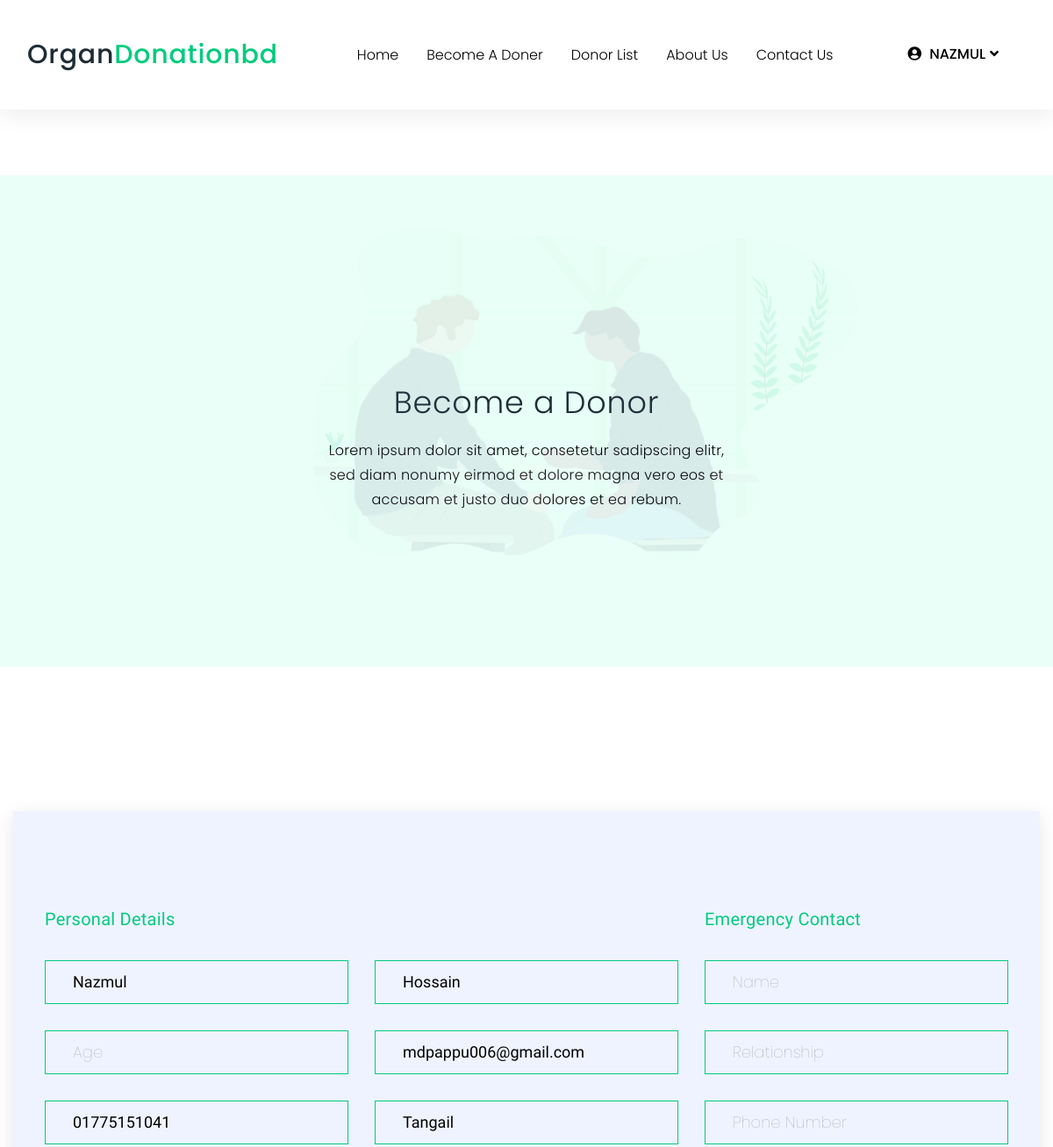
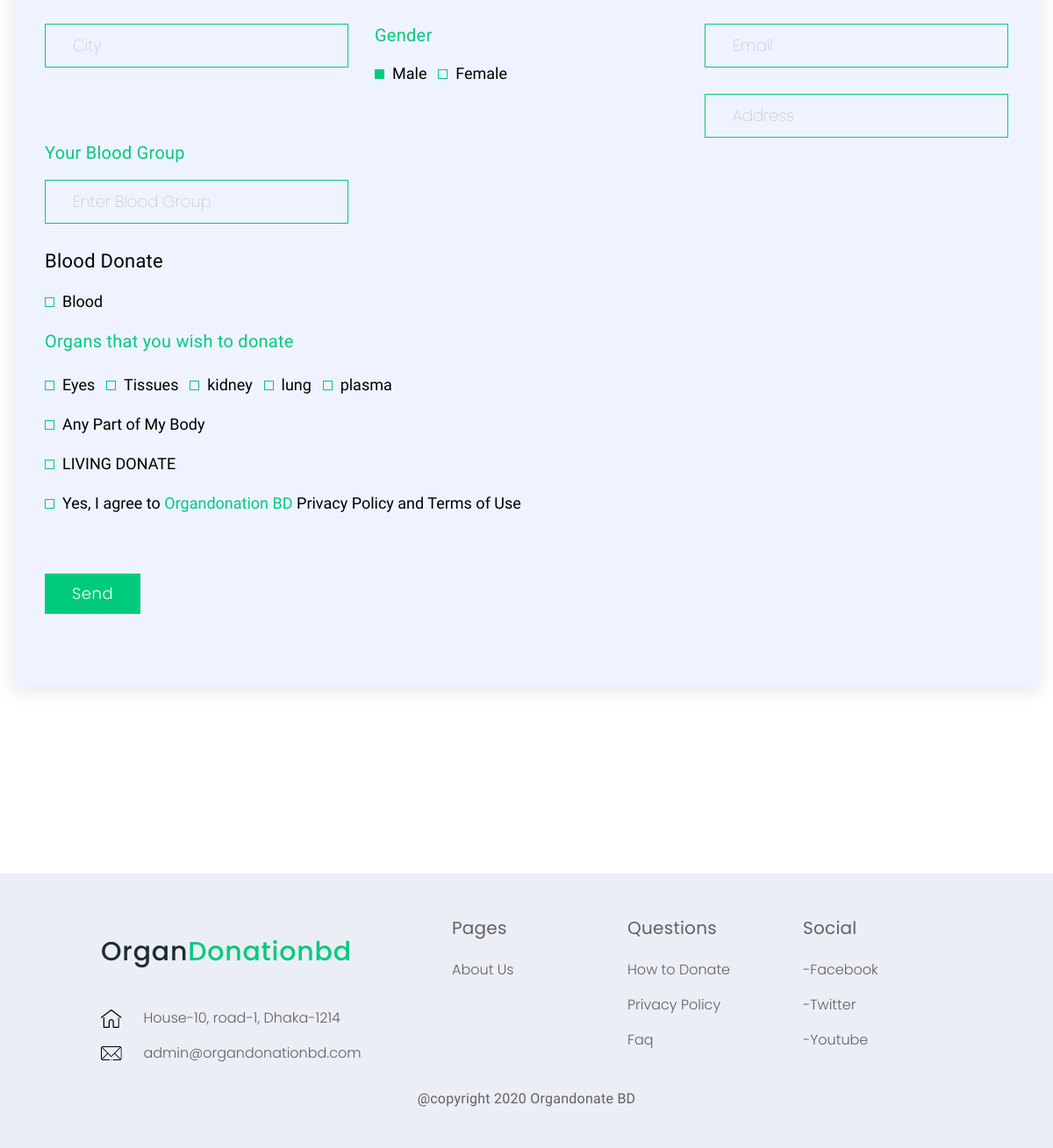
Screenshot of /doner.php (signed in) with the database file from the repository (2 pictures, top to bottom).
### tables this page shows
CREATE TABLE IF NOT EXISTS `signup_user` (
  `id` int(11) NOT NULL AUTO_INCREMENT,
  `firstname` varchar(50) NOT NULL,
  `lastname` varchar(50) NOT NULL,
  `phone` varchar(11) NOT NULL,
  `email` varchar(30) NOT NULL,
  `nid` varchar(255) NOT NULL,
  `pass` varchar(255) NOT NULL,
  `address` varchar(100) NOT NULL,
  `donate_user` varchar(30) DEFAULT NULL,
  `action` int(11) NOT NULL DEFAULT 0,
  PRIMARY KEY (`id`),
  UNIQUE KEY `email` (`email`)
);

### doner.php (the view, shortened to what this page needs)
<?php
    include_once('header/header.php') ;
    include_once('backend/become-donar.php') ;
    $query = "SELECT id,firstname, lastname, phone ,email, address FROM signup_user";
    $result = mysqli_query($connect, $query);
?>
<main class="main-wrap">
    <section class="page-title-area donor-page-bg text-center">
        <div class="container">
            <div class="row justify-content-center">
                <div class="col-md-5 align-self-center">
                    <div class="bn-content-in">
                        <h1>Become a Donor</h1>
                        <p>Lorem ipsum dolor sit amet, consetetur sadipscing elitr, sed diam nonumy eirmod  et dolore magna vero eos et accusam et justo duo dolores et ea rebum.</p>
                    </div>
                </div>
            </div>
        </div>
    </section>
    <div class="donor-form-wrapper">
        <div class="container">
            <div class="row">
                <div class="col-md-12">
                    <div class="form-inside-all">
                        <form method="POST">
                            <div class="row">
                                <div class="col-lg-8">
                                    <div class="titles">
                                        <h4>Personal Details</h4>
                                    </div>
<?php
    while ($data = mysqli_fetch_assoc($result)) {
        $userid = $_SESSION['id'];
        if($userid == $data['id']){
?>
                                    <div class="row">
                                        <div class="col-md-6">
                                            <input type="text" name="donorfname" value="<?php echo $data['firstname'];?>" readonly/>
                                        </div>
                                        <div class="col-md-6">
                                            <input type="text" name="donorlname" value="<?php echo $data['lastname'];?>" readonly/>
                                        </div>
                                        <div class="col-md-6">
                                            <input type="text" placeholder="Age" name="donorage" required/>
                                        </div>
                                              <div class="col-md-6">
                                            <input type="email" name="donoremail" value="<?php echo $data['email'];?>" readonly/>
                                        </div>
                                        <div class="col-md-6">
                                            <input type="text" name="donor-phone" value="<?php echo $data['phone'];?>" readonly/>
                                        </div>
                                        <div class="col-md-6">
                                            <input type="text" name="donor-address" value="<?php echo $data['address'];?>" readonly/>
                                        </div>
                                        <div class="col-md-6">
                                            <input type="text" placeholder="City" name="donor-city" required/>
                                        </div>
                                        <div class="col-lg-6">
                                            <div class="gender-area">
                                                <div class="titles">
                                                    <h4>Gender</h4>
                                                </div>
                                                <div class="rd-btns">
                                                    <label>Male
                                                        <span class="checkmark"></span>
                                                    </label>
                                                    <label>Female
                                                        <span class="checkmark"></span>
                                                    </label>
                                                </div>
                                            </div>
                                        </div>
                                        <div class="col-lg-6">
                                            <div class="gender-area">
                                                <div class="titles">
                                                    <h4>Your Blood Group</h4>
                                                </div>
                                                <input type="text" placeholder="Enter Blood Group" name="donor-b-group" required/>
                                            </div>
                                        </div>
                                        <div class="col-md-12">
                                            <h4>Blood Donate</h4>
                                            <label>Blood
                                                <span class="checkmark"></span>
                                            </label>
                                        </div>
                                        <div class="col-lg-12">
                                            <div class="organ-area">
                                                <div class="titles">
                                                    <h4>Organs that you wish to donate</h4>
                                                </div>
                                                <label>Eyes
                                                    <span class="checkmark"></span>
                                                </label>
                                                <label>Tissues
                                                    <span class="checkmark"></span>
                                                </label>
                                                <label>kidney
                                                    <span class="checkmark"></span>
                                                </label>
                                                <label>lung
                                                    <span class="checkmark"></span>
                                                </label>
                                                <label>plasma
                                                    <span class="checkmark"></span>
                                                </label>
                                                <div class="row">
                                                <div class="col-md-12">
                                                        <label>Any Part of My Body
                                                            <span class="checkmark"></span>
                                                        </label>
                                                    </div>
                                                    <div class="col-md-12">
                                                        <label>LIVING DONATE
                                                            <span class="checkmark"></span>
                                                        </label>
                                                    </div>
                                                    <div class="col-md-12">
                                                        <label> Yes, I agree to <span>Organdonation BD</span> Privacy Policy and Terms of Use
                                                            <span class="checkmark"></span>
                                                        </label>
                                                    </div>
                                                </div>
                                            </div>
                                        </div>
                                    </div>
<?php }
    }
?>
                                </div>
                                <div class="col-lg-4">
                                    <div class="titles">
                                        <h4>Emergency Contact</h4>
                                    </div>
                                    <div class="row">
                                        <div class="col-md-12">
                                            <input type="text" placeholder="Name" name="ename" />
                                        </div>
                                        <div class="col-md-12">
                                            <input type="text" placeholder="Relationship" name="eRelationship" />
                                        </div>
                                        <div class="col-md-12">
                                            <input type="text" placeholder="Phone Number" name="ephone" />
                                        </div>
                                           <div class="col-md-12">
                                            <input type="email" placeholder="Email" name="eEmail" />
                                        </div>
                                        <div class="col-md-12">
                                            <input type="text" placeholder="Address" name="eaddress" />
                                        </div>
                                    </div>
                                </div>
                                <div class="col-md-12">
                                    <button type="submit" class="btn mt-5" name="become-donor">Send</button>
                                </div>
                            </div>
                        </form>
                    </div>
                </div>
            </div>
        </div>
    </div>
</main>
    <?php include_once('header/footer.php') ;?>

### rows the page displays
signup_user: donorfname "Nazmul", donorlname "Hossain", donoremail "mdpappu006@gmail.com", donor-phone "01775151041", donor-address "Tangail"

### other values shown
$_SESSION['username'] "NAZMUL"
